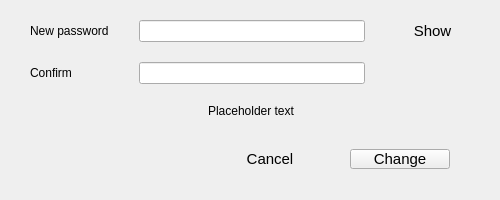
<?xml version="1.0" encoding="UTF-8"?>
<ui version="4.0">
 <class>UpdatePassword</class>
 <widget class="QDialog" name="UpdatePassword">
  <property name="geometry">
   <rect>
    <x>0</x>
    <y>0</y>
    <width>500</width>
    <height>200</height>
   </rect>
  </property>
  <property name="sizePolicy">
   <sizepolicy hsizetype="Fixed" vsizetype="Fixed">
    <horstretch>0</horstretch>
    <verstretch>0</verstretch>
   </sizepolicy>
  </property>
  <property name="windowTitle">
   <string>Change password</string>
  </property>
  <layout class="QVBoxLayout" name="verticalLayout">
   <property name="spacing">
    <number>0</number>
   </property>
   <property name="leftMargin">
    <number>0</number>
   </property>
   <property name="topMargin">
    <number>20</number>
   </property>
   <property name="rightMargin">
    <number>0</number>
   </property>
   <property name="bottomMargin">
    <number>15</number>
   </property>
   <item>
    <layout class="QGridLayout" name="gridLayout">
     <property name="leftMargin">
      <number>30</number>
     </property>
     <property name="rightMargin">
      <number>30</number>
     </property>
     <property name="horizontalSpacing">
      <number>30</number>
     </property>
     <property name="verticalSpacing">
      <number>20</number>
     </property>
     <item row="0" column="2">
      <layout class="QVBoxLayout" name="verticalLayout_5">
       <property name="spacing">
        <number>0</number>
       </property>
       <property name="leftMargin">
        <number>0</number>
       </property>
       <item alignment="Qt::AlignHCenter|Qt::AlignVCenter">
        <widget class="QPushButton" name="show_button">
         <property name="sizePolicy">
          <sizepolicy hsizetype="Fixed" vsizetype="Fixed">
           <horstretch>0</horstretch>
           <verstretch>0</verstretch>
          </sizepolicy>
         </property>
         <property name="minimumSize">
          <size>
           <width>75</width>
           <height>20</height>
          </size>
         </property>
         <property name="maximumSize">
          <size>
           <width>75</width>
           <height>20</height>
          </size>
         </property>
         <property name="font">
          <font>
           <pointsize>11</pointsize>
          </font>
         </property>
         <property name="text">
          <string>Show</string>
         </property>
         <property name="flat">
          <bool>true</bool>
         </property>
        </widget>
       </item>
      </layout>
     </item>
     <item row="0" column="0">
      <widget class="QLabel" name="label">
       <property name="text">
        <string>New password</string>
       </property>
      </widget>
     </item>
     <item row="1" column="1">
      <widget class="QLineEdit" name="second_password">
       <property name="echoMode">
        <enum>QLineEdit::Password</enum>
       </property>
      </widget>
     </item>
     <item row="1" column="0">
      <widget class="QLabel" name="label_2">
       <property name="text">
        <string>Confirm</string>
       </property>
      </widget>
     </item>
     <item row="0" column="1">
      <widget class="QLineEdit" name="first_password">
       <property name="echoMode">
        <enum>QLineEdit::Password</enum>
       </property>
      </widget>
     </item>
     <item row="2" column="1" alignment="Qt::AlignHCenter|Qt::AlignBottom">
      <widget class="QLabel" name="alert_text">
       <property name="font">
        <font>
         <pointsize>9</pointsize>
        </font>
       </property>
       <property name="text">
        <string>Placeholder text</string>
       </property>
      </widget>
     </item>
    </layout>
   </item>
   <item>
    <layout class="QHBoxLayout" name="horizontalLayout">
     <property name="spacing">
      <number>30</number>
     </property>
     <property name="leftMargin">
      <number>50</number>
     </property>
     <property name="topMargin">
      <number>15</number>
     </property>
     <property name="rightMargin">
      <number>50</number>
     </property>
     <property name="bottomMargin">
      <number>0</number>
     </property>
     <item>
      <spacer name="horizontalSpacer_3">
       <property name="orientation">
        <enum>Qt::Horizontal</enum>
       </property>
       <property name="sizeHint" stdset="0">
        <size>
         <width>40</width>
         <height>20</height>
        </size>
       </property>
      </spacer>
     </item>
     <item alignment="Qt::AlignHCenter|Qt::AlignVCenter">
      <widget class="QPushButton" name="cancel_button">
       <property name="sizePolicy">
        <sizepolicy hsizetype="Minimum" vsizetype="Minimum">
         <horstretch>0</horstretch>
         <verstretch>0</verstretch>
        </sizepolicy>
       </property>
       <property name="minimumSize">
        <size>
         <width>100</width>
         <height>20</height>
        </size>
       </property>
       <property name="maximumSize">
        <size>
         <width>100</width>
         <height>20</height>
        </size>
       </property>
       <property name="font">
        <font>
         <pointsize>11</pointsize>
        </font>
       </property>
       <property name="text">
        <string>Cancel</string>
       </property>
       <property name="flat">
        <bool>true</bool>
       </property>
      </widget>
     </item>
     <item alignment="Qt::AlignHCenter|Qt::AlignVCenter">
      <widget class="QPushButton" name="change_button">
       <property name="sizePolicy">
        <sizepolicy hsizetype="Minimum" vsizetype="Minimum">
         <horstretch>0</horstretch>
         <verstretch>0</verstretch>
        </sizepolicy>
       </property>
       <property name="minimumSize">
        <size>
         <width>100</width>
         <height>20</height>
        </size>
       </property>
       <property name="maximumSize">
        <size>
         <width>100</width>
         <height>20</height>
        </size>
       </property>
       <property name="font">
        <font>
         <pointsize>11</pointsize>
        </font>
       </property>
       <property name="text">
        <string>Change</string>
       </property>
      </widget>
     </item>
    </layout>
   </item>
  </layout>
  <action name="action_close">
   <property name="text">
    <string>close</string>
   </property>
   <property name="shortcut">
    <string>Ctrl+W</string>
   </property>
  </action>
  <action name="action_change">
   <property name="text">
    <string>change</string>
   </property>
   <property name="shortcut">
    <string>Return</string>
   </property>
  </action>
  <action name="action_toggle_password">
   <property name="text">
    <string>toggle_password</string>
   </property>
  </action>
 </widget>
 <resources/>
 <connections>
  <connection>
   <sender>cancel_button</sender>
   <signal>clicked()</signal>
   <receiver>action_close</receiver>
   <slot>trigger()</slot>
   <hints>
    <hint type="sourcelabel">
     <x>134</x>
     <y>220</y>
    </hint>
    <hint type="destinationlabel">
     <x>-1</x>
     <y>-1</y>
    </hint>
   </hints>
  </connection>
  <connection>
   <sender>change_button</sender>
   <signal>clicked()</signal>
   <receiver>action_change</receiver>
   <slot>trigger()</slot>
   <hints>
    <hint type="sourcelabel">
     <x>284</x>
     <y>220</y>
    </hint>
    <hint type="destinationlabel">
     <x>-1</x>
     <y>-1</y>
    </hint>
   </hints>
  </connection>
  <connection>
   <sender>show_button</sender>
   <signal>pressed()</signal>
   <receiver>action_toggle_password</receiver>
   <slot>trigger()</slot>
   <hints>
    <hint type="sourcelabel">
     <x>398</x>
     <y>66</y>
    </hint>
    <hint type="destinationlabel">
     <x>-1</x>
     <y>-1</y>
    </hint>
   </hints>
  </connection>
  <connection>
   <sender>show_button</sender>
   <signal>released()</signal>
   <receiver>action_toggle_password</receiver>
   <slot>trigger()</slot>
   <hints>
    <hint type="sourcelabel">
     <x>398</x>
     <y>66</y>
    </hint>
    <hint type="destinationlabel">
     <x>-1</x>
     <y>-1</y>
    </hint>
   </hints>
  </connection>
 </connections>
</ui>
